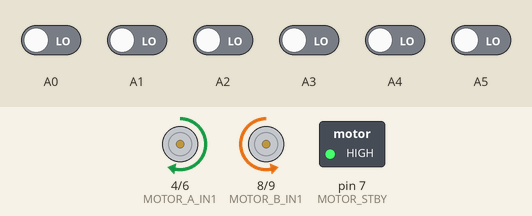
Bench run of a sketch on a simulated Arduino Uno, built with avr-gcc and run on an emulated ATmega328P. Parts: motor-driver pin pairs drawn as motors (green arrow = first pin HIGH = forward, orange = second pin HIGH = backward, longer = more drive, scaled by the enable pin, stopped while the standby pin is LOW), switched loads named in the sketch (green lamp = pin HIGH). The inputs (shaded band) are chosen by the test bench; at power-on: A0–5 LOW. What the sketch prints to the serial monitor is not drawn.

Above: at 6.2 s.
6.3 s: A0 driven HIGH and A5 driven HIGH
At 7.2 s:
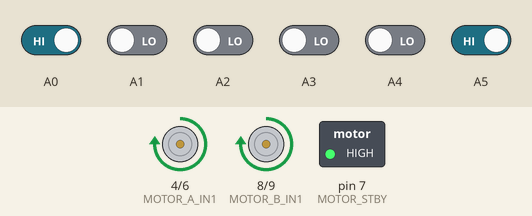
7.8 s: A0 driven LOW
At 8.5 s:
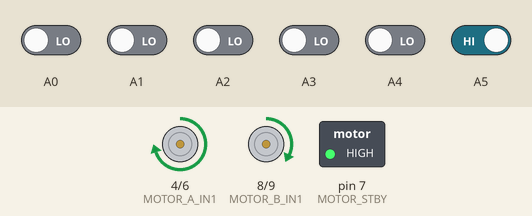
9.3 s: A1 driven HIGH
At 9.8 s:
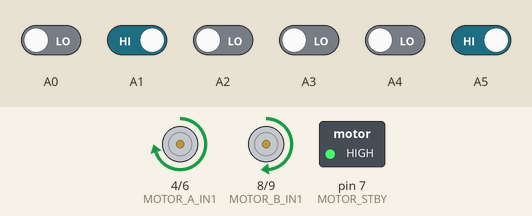
10.8 s: A0 driven HIGH
At 12.0 s:
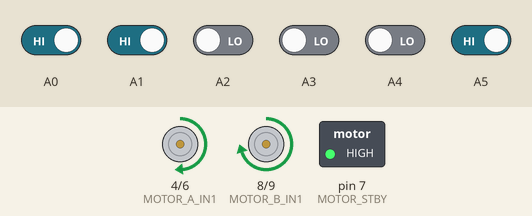
12.3 s: A2 driven HIGH
At 13.1 s:
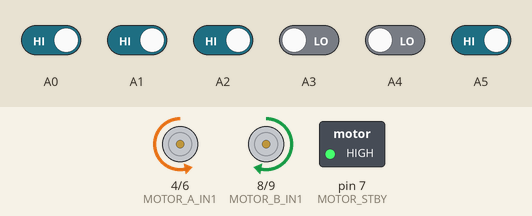
Timing chart, 0 to 14.8 s (numbered marks = the images above; inputs shaded):
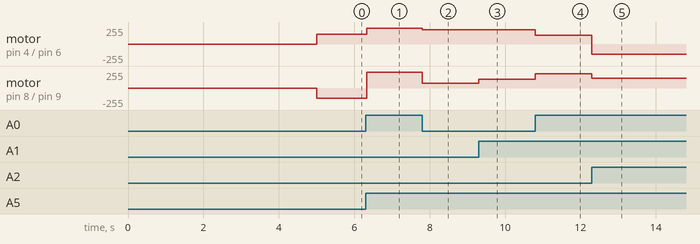

The sketch:

VERONA_2017_LABIRINTO.ino
```cpp
/*
   @scuola: ITT. PANELLA - VALLAURI | REGGIO CALABRIA (RC)
   @autori: Pellegrino,Giciu,Boufakri,Nato,Barillà
   Squadra: Elettronica Panella
   Robot:   Roccoval
   @data:   20-21 Maggio 2017
   @evento: Roboval 2017

*/


#include <QTRSensors.h>

// PIN-OUT MOTORI
// A: MOTORE SINISTRO
// B: MOTORE DESTRO
#define MOTOR_A_IN1 4
#define MOTOR_A_PWM 5 //A motore sinistro
#define MOTOR_A_IN2 6
#define MOTOR_STBY  7
#define MOTOR_B_IN1 8
#define MOTOR_B_IN2 9
#define MOTOR_B_PWM 10 //B motore destro

// IDENTIFICAZIONE MOTORI
#define MOTOR_LEFT  0
#define MOTOR_RIGHT 1

//SENSORI
#define QTRLFar          0
#define QTRLNear         1
#define QTRLCenter       2
#define QTRRCenter       3
#define QTRRNear         4
#define QTRRFar          5

// IMPOSTAZIONI QTRSensors
#define QTR_NUM_SENSORS   6
#define QTR_TIMEOUT       2500
#define QTR_EMITTER_PIN   QTR_NO_EMITTER_PIN

//IMPOSTAZIONI
#define Nero                800
#define Velocita_Rotazione  49
#define Velocita            90


// VARIABILI GLOBALI
int LastDebugTime = 0;
int Errore, Errore_Precedente = 0;
int M1_Velocita, M2_Velocita;
int Stato = 0;
int Velocita_Motori;
unsigned int position;

// CHIAMO LA LIBRERIA QTRSensorsRC
QTRSensorsRC QTRRC((unsigned char[]) {A0, A1, A2, A3, A4, A5}, QTR_NUM_SENSORS, QTR_TIMEOUT, QTR_EMITTER_PIN);
// VALORE DI TUTTI I SENSORI
unsigned int QTRSensorsValue[QTR_NUM_SENSORS];


void setup() {
  // SERIAL BEGIN (PER DEBUG)
  Serial.begin(9600);

  // INIZIALIZZAZIONE MOTORI
  Inizializzazione_Motori ();

  //CALIBRAZIONE SENSORI
  Serial.println("calib");
  for (int i = 0; i < 200; i++) {
    QTRRC.calibrate();

    //ATTIVAZIONE MOTORI
    Motor_standby(false);

  }
}

void loop() {

  switch (Stato) {
    case 0:
      position = QTRRC.readLine(QTRSensorsValue);
      Errore = position - 2500;
      Velocita_Motori = 0.1 * Errore + 5 * (Errore - Errore_Precedente);
      Errore_Precedente = Errore;
      M1_Velocita = Velocita + Velocita_Motori;
      M2_Velocita = Velocita - Velocita_Motori;
      if (M1_Velocita < 10)
        M1_Velocita = 10;
      if (M2_Velocita < 10)
        M2_Velocita = 10;
      if (M1_Velocita > 100)
        M1_Velocita = 80;
      if (M2_Velocita > 100)
        M2_Velocita = 80;
      Set_motor(MOTOR_LEFT , M1_Velocita);
      Set_motor(MOTOR_RIGHT, M2_Velocita);

      QTRRC.readLine(QTRSensorsValue);


     if (QTRSensorsValue[QTRLFar] > Nero && QTRSensorsValue[QTRLCenter] > Nero  ) {
        Stato = 3;    //ANGOLO A SINISTRA
        Motor_brake(MOTOR_LEFT );
        Motor_brake(MOTOR_RIGHT);
        break;
      }

      if (QTRSensorsValue[QTRLFar] < 200 && QTRSensorsValue[QTRLNear] < 200
       && QTRSensorsValue[QTRLCenter] < 200 && QTRSensorsValue[QTRRFar] < 200
       && QTRSensorsValue[QTRRNear] < 200 && QTRSensorsValue[QTRRCenter] < 200) {
        Stato = 2;    //FINE LINEA
        Motor_brake(MOTOR_LEFT );
        Motor_brake(MOTOR_RIGHT);
        break;
      }

      break;


    case 1: //ANGOLO A DESTRA
      Set_motor(MOTOR_LEFT , -Velocita_Rotazione);
      Set_motor(MOTOR_RIGHT, Velocita_Rotazione );
      while (QTRSensorsValue[QTRRFar] > Nero )
        QTRRC.readLine(QTRSensorsValue);
      while (QTRSensorsValue[QTRRFar] < Nero )
        QTRRC.readLine(QTRSensorsValue);
      delay(40);
      position = QTRRC.readLine(QTRSensorsValue);
      while ((position < 1000) || (position > 3500))
        position = QTRRC.readLine(QTRSensorsValue);
      Motor_brake(MOTOR_LEFT );
      Motor_brake(MOTOR_RIGHT);
      Stato = 0;
      break;

    case 2: //FINE LINEA
      Set_motor(MOTOR_LEFT , Velocita_Rotazione );
      Set_motor(MOTOR_RIGHT, -Velocita_Rotazione );
      while (QTRSensorsValue[QTRRFar] > Nero)
        QTRRC.readLine(QTRSensorsValue);
      while (QTRSensorsValue[QTRRFar] < Nero)
        QTRRC.readLine(QTRSensorsValue);
      delay(20);
      position = QTRRC.readLine(QTRSensorsValue);
      while ((position < 1000) || (position > 3500))
        position = QTRRC.readLine(QTRSensorsValue);
      Motor_brake(MOTOR_LEFT );
      Motor_brake(MOTOR_RIGHT);
      Stato = 0;
      break;

    case 3: //ANGOLO A SINISTRA
      Set_motor(MOTOR_LEFT , -Velocita_Rotazione );
      Set_motor(MOTOR_RIGHT, Velocita_Rotazione );
      while (QTRSensorsValue[QTRLFar] > Nero )
        QTRRC.readLine(QTRSensorsValue);
      while (QTRSensorsValue[QTRLFar] < Nero )
        QTRRC.readLine(QTRSensorsValue);
      position = QTRRC.readLine(QTRSensorsValue);
      while ((position < 1000) || (position > 3500))
        position = QTRRC.readLine(QTRSensorsValue);
      Motor_brake(MOTOR_LEFT );
      Motor_brake(MOTOR_RIGHT);
      Stato = 0;
      break;
  }
}

void Inizializzazione_Motori () {

  pinMode(MOTOR_STBY,  OUTPUT);
  pinMode(MOTOR_A_PWM, OUTPUT);
  pinMode(MOTOR_A_IN1, OUTPUT);
  pinMode(MOTOR_A_IN2, OUTPUT);
  pinMode(MOTOR_B_PWM, OUTPUT);
  pinMode(MOTOR_B_IN1, OUTPUT);
  pinMode(MOTOR_B_IN2, OUTPUT);

}


void Set_motor(boolean motor, char speed) { // imposta la velocità tra -100 (indietro) e +100 (avanti)
  byte PWMvalue = 0;
  PWMvalue = map(abs(speed), 0, 100, 50, 255);
  if (speed > 0)
    Motor_speed(motor, 0, PWMvalue);
  else if (speed < 0)
    Motor_speed(motor, 1, PWMvalue);
  else {
    Motor_coast(motor);
  }
}

void Motor_speed(boolean motor, boolean direction, byte speed) { // imposta la velocità tra 0 e 255
  if (motor == MOTOR_LEFT ) {
    if (direction == 0) {
      digitalWrite(MOTOR_A_IN1, HIGH);
      digitalWrite(MOTOR_A_IN2, LOW);
    }
    else {
      digitalWrite(MOTOR_A_IN1, LOW);
      digitalWrite(MOTOR_A_IN2, HIGH);
    }
    analogWrite(MOTOR_A_PWM, speed);
  }
  else {
    if (direction == 0) {
      digitalWrite(MOTOR_B_IN1, HIGH);
      digitalWrite(MOTOR_B_IN2, LOW);
    }
    else {
      digitalWrite(MOTOR_B_IN1, LOW);
      digitalWrite(MOTOR_B_IN2, HIGH);
    }
    analogWrite(MOTOR_B_PWM, speed);
  }
}

void Motor_standby(boolean Stato) { // abilita/disabilita i motori
  if (Stato == true)
    digitalWrite(MOTOR_STBY, LOW);
  else
    digitalWrite(MOTOR_STBY, HIGH);
}

void Motor_coast(boolean motor) { // motore in folle
  if (motor == MOTOR_LEFT ) {
    digitalWrite(MOTOR_A_IN1, LOW);
    digitalWrite(MOTOR_A_IN2, LOW);
    digitalWrite(MOTOR_A_PWM, HIGH);
  }
  else {
    digitalWrite(MOTOR_B_IN1, LOW);
    digitalWrite(MOTOR_B_IN2, LOW);
    digitalWrite(MOTOR_B_PWM, HIGH);
  }
}

void Motor_brake(boolean motor) { // freno motore
  if (motor == MOTOR_LEFT ) {
    digitalWrite(MOTOR_A_IN1, HIGH);
    digitalWrite(MOTOR_A_IN2, HIGH);
  }
  else {
    digitalWrite(MOTOR_B_IN1, HIGH);
    digitalWrite(MOTOR_B_IN2, HIGH);
  }
}
```

Measured:
- after the input at 6.3 s, motor on pin 4 (MOTOR_A_IN1) / pin 6 (MOTOR_A_IN2): forward 150/255 → forward 234/255 at once; motor on pin 8 (MOTOR_B_IN1) / pin 9 (MOTOR_B_IN2): backward 150/255 → forward 234/255 at once
- after the input at 7.8 s, motor on pin 4 (MOTOR_A_IN1) / pin 6 (MOTOR_A_IN2): forward 234/255 → forward 214/255 at once; motor on pin 8 (MOTOR_B_IN1) / pin 9 (MOTOR_B_IN2): forward 234/255 → forward 70/255 at once
- after the input at 9.3 s, motor on pin 8 (MOTOR_B_IN1) / pin 9 (MOTOR_B_IN2): forward 70/255 → forward 132/255 at once
- after the input at 10.8 s, motor on pin 4 (MOTOR_A_IN1) / pin 6 (MOTOR_A_IN2): forward 214/255 → forward 132/255 at once; motor on pin 8 (MOTOR_B_IN1) / pin 9 (MOTOR_B_IN2): forward 132/255 → forward 214/255 at once
- after the input at 12.3 s, motor on pin 4 (MOTOR_A_IN1) / pin 6 (MOTOR_A_IN2): forward 132/255 → backward 150/255 at once; motor on pin 8 (MOTOR_B_IN1) / pin 9 (MOTOR_B_IN2): forward 214/255 → forward 150/255 at once
